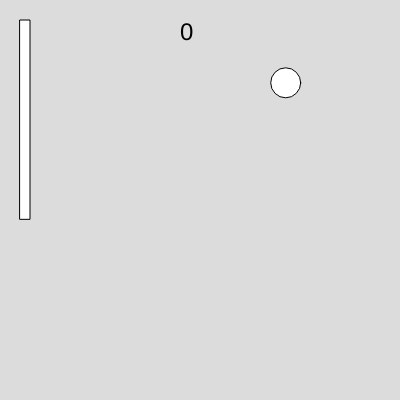
Frame 1 (no input)
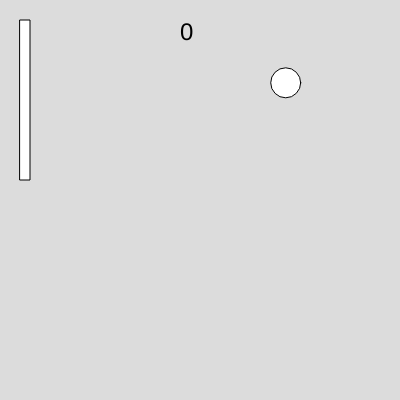
Frame 60 (no input)
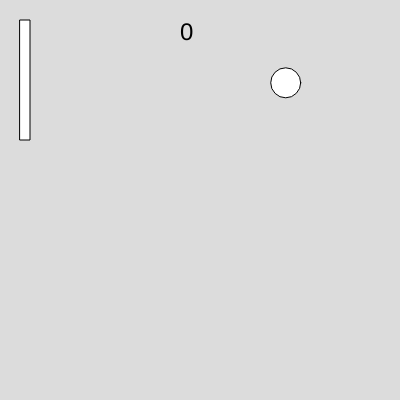
Frame 120 (the mouse pressed at the canvas centre since frame 60)

The p5.js sketch that drew these frames (run headless with seeded random() and noise() and a simulated clock; from frame 60 on, the mouse is pressed at the canvas centre):

// p5.js sketch
// ── sketch.js
//Exemplo da função para criar um crônometro.
let objeto;
let jogaor; 
let raio = 30;
let timer = 5;
let pontos = 0;

function setup() {
  createCanvas(400, 400);
  objeto = createVector(random(0,width),random(0,height));
}

function draw() {
  //
  timer -= 1/60;
  jogador = createVector(mouseX,mouseY);
  background(220);
  
  //Verificando o tempo
  if(timer <= 0){
    textSize(32);
    text("GAMER OVER",90,200);
    noLoop();
  }
  
  //Criando o objeto
  circle(objeto.x,objeto.y, raio);
  
  //Mapeando o Tempo
  let comprimento = map(timer,0,5,0,200);
  rect(20,20,10,comprimento);
  
  //exibindo os pontos
  textSize(24);
  text(pontos,180,40);
}

  //Implementando o click
function mousePressed(){
  let dis = p5.Vector.dist(jogador,objeto);
  //Verificando a distância
    if(dis < raio){
      objeto = createVector(random(width), random(height));
      timer += 0.6;
      pontos += 1;
    }
}

//Criar o objeto click: Ok
//Criar o vetor click: OK
//Mover o objeto quando clicado: 
//Criar o timer usando a função Map: Ok
//Criar Pontos do Jogo: 
